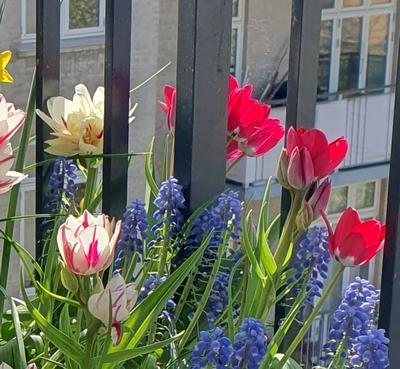
#> input picture exams/2024-spring-Thor/section-6/pots.jpg, 400 x 369 px
$ python q3.py
#> lines starting #> are read from the running program, lines starting #| are printed output that depends on the picture; after the words box and inside, x2 and y2 are one past the last pixel; in counts of white or black regions, pixels touching at a corner belong together
import numpy as np
import cv2
from scipy.ndimage import median_filter
from PIL import Image

# Load the image
image = Image.open("pots.jpg").convert("RGB")  # Make sure it's RGB
#> image is the input picture: PIL image 400x369 RGB; mean R, G, B 108, 105.8, 100.1
image_np = np.array(image)

# Extract the red channel
red_channel = image_np[:, :, 0]
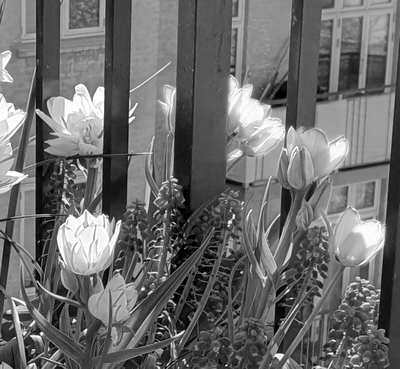
#> red_channel: shape (369, 400); min 0, max 255, mean 108

# Apply median filter with a 10x10 footprint
filtered_red = median_filter(red_channel, size=10)
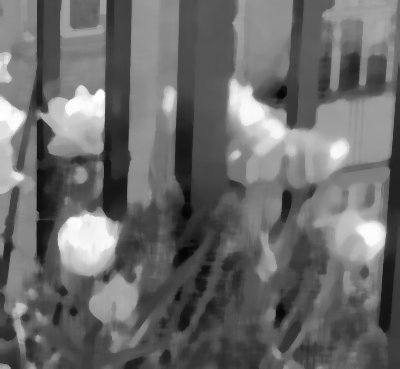
#> filtered_red: shape (369, 400); min 5, max 255, mean 106.9

# Threshold the image: pixels > 200 are foreground (value 1), others are background (value 0)
foreground_mask = filtered_red > 200
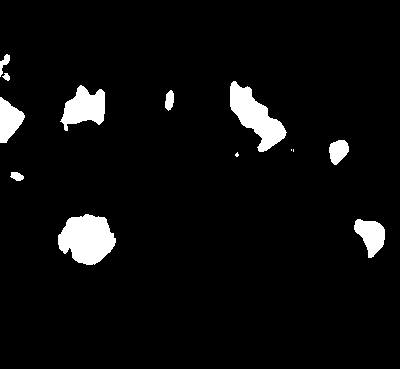
#> foreground_mask: shape (369, 400) bool; 5% white; 13 white regions (3 under 20 px), largest, box (x1, y1, x2, y2) and area: (58, 214, 116, 265) 2117, (230, 81, 287, 152) 1804, (60, 85, 105, 131) 1241

# Count foreground pixels
foreground_pixel_count = np.sum(foreground_mask)
#> foreground_pixel_count = 7369

print(f"Number of foreground pixels: {foreground_pixel_count}")
#| Number of foreground pixels: 7369
